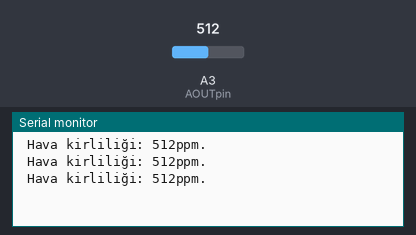
A sketch run on a simulated Arduino Uno, built with avr-gcc and run on an emulated ATmega328P. Shown: the last lines printed to the serial monitor. Inputs (shaded band) come from the test bench; at power-on: A3 (AOUTpin) = 512.

Above: at 1.3 s.
1.4 s: A3 (AOUTpin) set to 716
At 1.9 s:
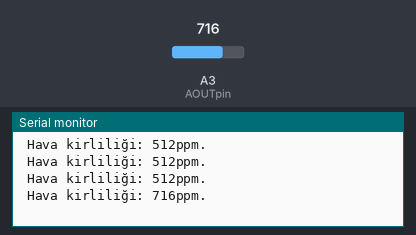
2.9 s: A3 (AOUTpin) set to 900
At 3.4 s:
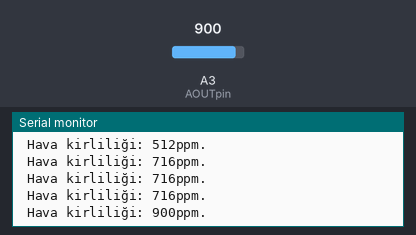
Timing chart, 0 to 5.9 s (numbered marks = the images above; inputs shaded):
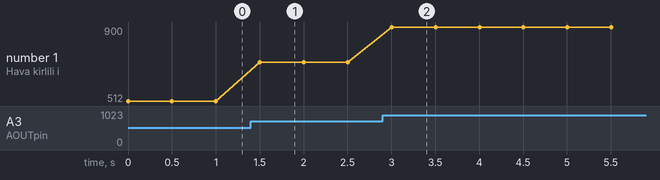

Measured:
- after the input at 1.4 s, the serial monitor: prints a new line after 0.10 s (image 1)
- after the input at 2.9 s, the serial monitor: prints a new line after 0.10 s (image 2)
- plotted number 1: 512 → 716 after the input at 1.4 s, 716 → 900 after the input at 2.9 s

The sketch:

sketch_mq_135.ino
```cpp
const int AOUTpin=A3;  // Analog çıkış pini


int ppm;  // Ölçülen ppm değeri


void setup() {
  // put your setup code here, to run once:
  Serial.begin(9600);  // Seri port başlat
}

void loop() {
  ppm= analogRead(AOUTpin);  // ppm değerini Analog pinden oku
  // put your main code here, to run repeatedly:
  Serial.print(" Hava kirliliği: ");
  Serial.print(ppm);  //Hava kirliliği miktarını yaz
  Serial.println("ppm.");
  delay(500);
}
```
